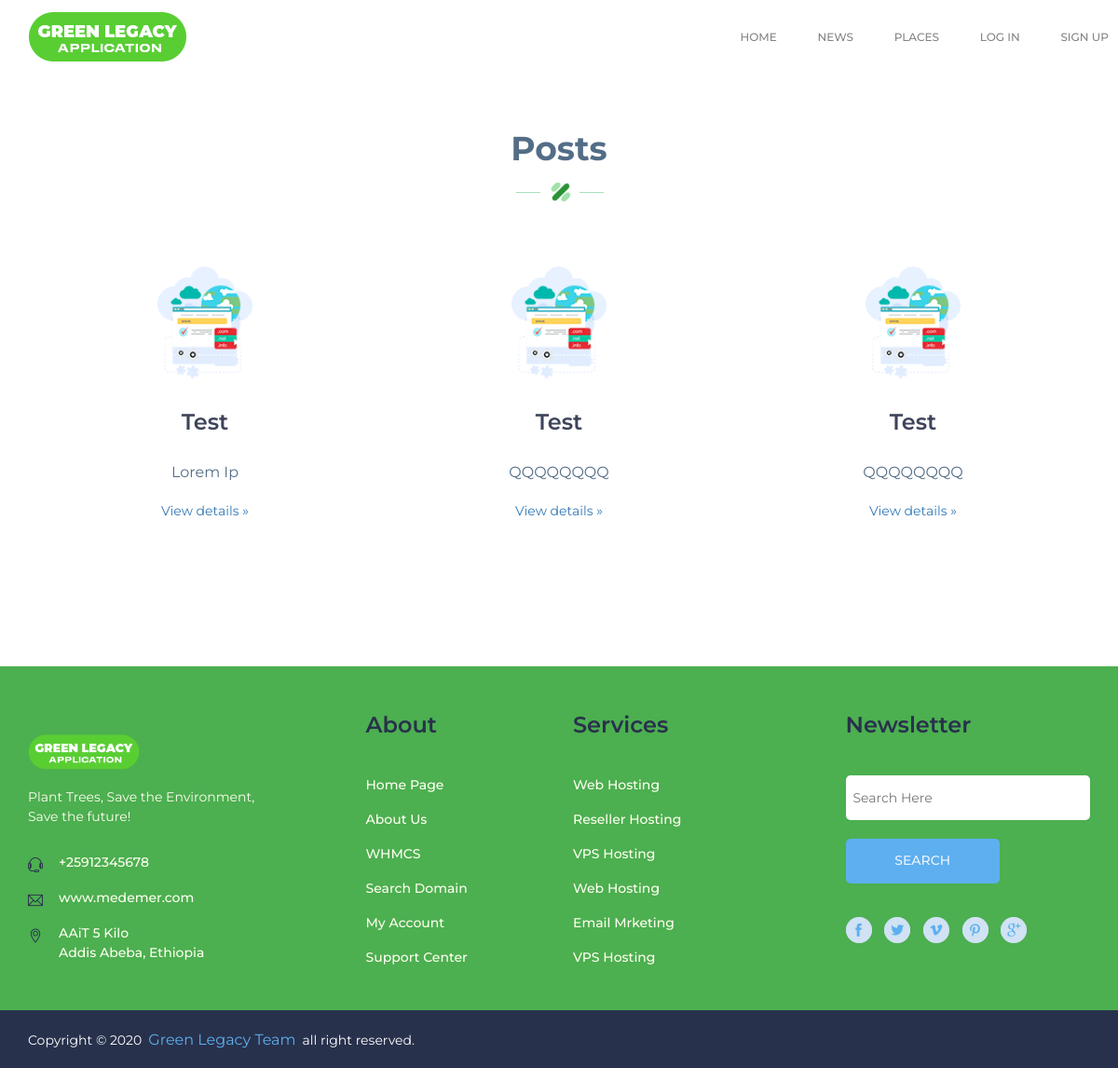
Page /post/ on the earlier database version.
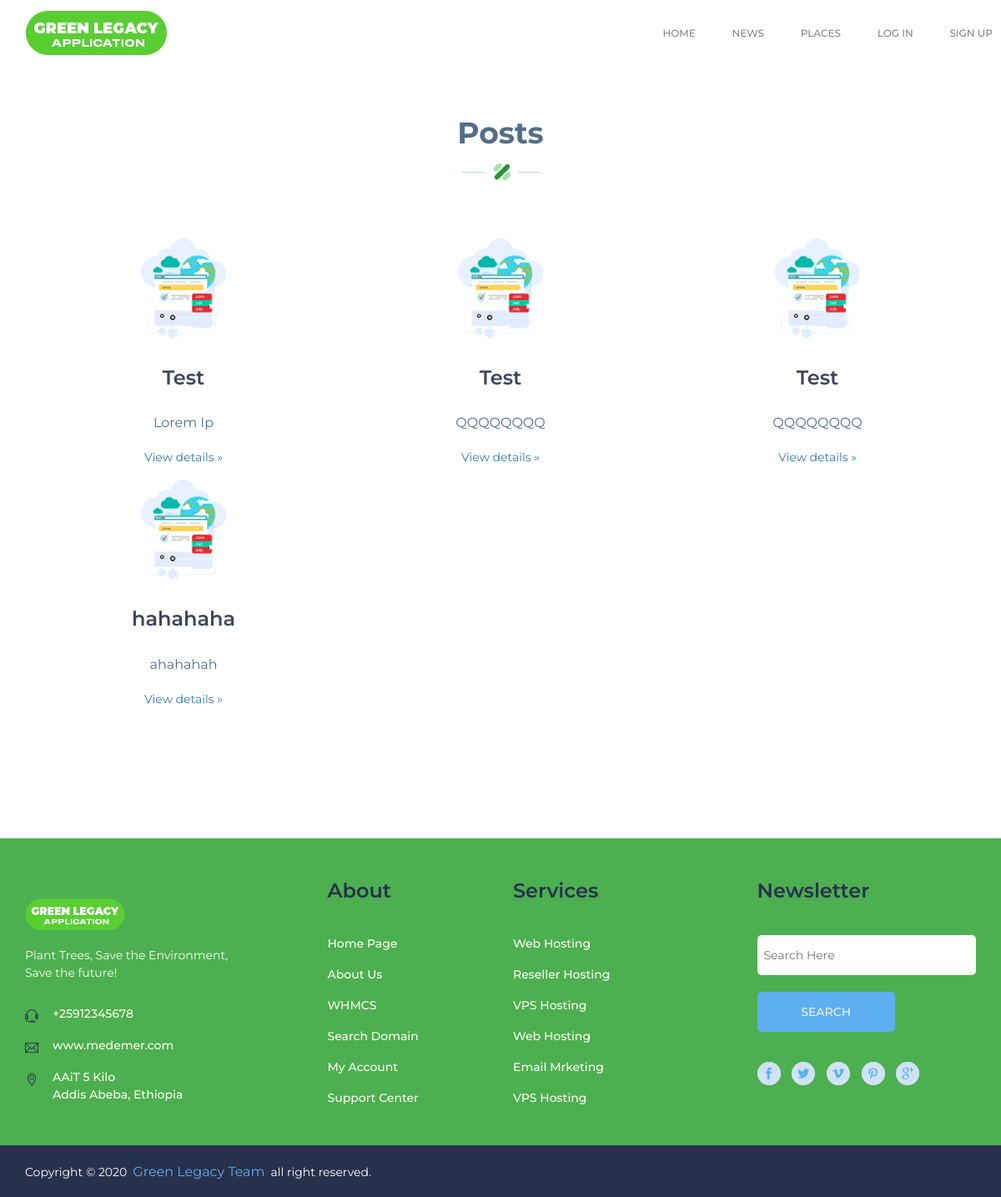
Same page on the later database version.
### post/models.py (models this page shows, shortened)
class Post(models.Model):
    author = models.ForeignKey(User, on_delete=models.CASCADE,null=True)
    title = models.CharField(max_length=50)
    text = models.TextField()
    pubdate = models.DateTimeField(default = timezone.now())
    myimage = models.ImageField(upload_to='images/', null=True)
    location = PlainLocationField(based_fields=['city'], zoom=20, null=True)
    def pre(self):
        return self.text[:8]

### post/views.py (the view)
# urls.py: path('',home, name ='index'),
def index(request):
    all_post = Post.objects.order_by('-pubdate')
    context = {"all_post" : all_post}
    return render(request,'post/index.html',context)

### templates/post/index.html
{% extends 'main/base.html' %}
{% load static %}
{% block  content %}
<section class="blog-1-area wow fadeInUp" data-wow-duration="2s" data-wow-delay="0.2s">
    <div class="container" style="margin-top: 5%;">
        <div class="row">
            <div class="col-md-12">
                <div class="section-title ">
                    <h2>Posts</h2>
                    <img src="{% static 'main/img/section-shape.png' %}" alt="section-shape">
                </div>
            </div>
        </div>
   {% for post in all_post %}
        <div class="contaier" >
            <div class="col-md-4 col-sm-4 ">
                <div class="single-blog-1">
                    <img src="asset/img/service/section-icon.png" alt="section-icon">
                    <h2>{{ post.title }}</h2>
                    <p>{{ post.pre }}</p>
                    <p><a class="btn btn-secondary" href="{% url 'Post:detail' post.id %}" role="button">View details &raquo;</a></p>
                </div>
            </div>
        </div>
      {% endfor %}
    </div>
</section>
{% endblock %}

Differences in the rows shown:
added Post: title "hahahaha", pre "ahahahah"
